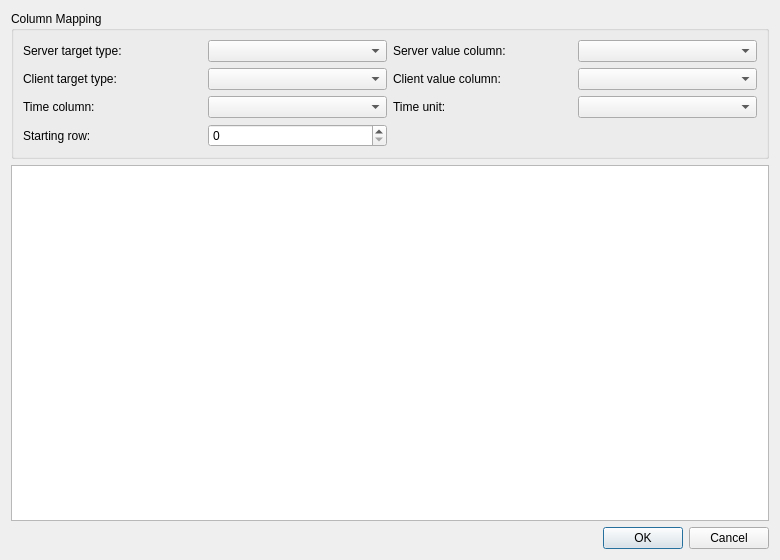
<?xml version="1.0" encoding="UTF-8"?>
<ui version="4.0">
 <class>SimulationOptionsDialog</class>
 <widget class="QDialog" name="SimulationOptionsDialog">
  <property name="geometry">
   <rect>
    <x>0</x>
    <y>0</y>
    <width>780</width>
    <height>560</height>
   </rect>
  </property>
  <property name="windowTitle">
   <string>Simulation Mapping</string>
  </property>
  <layout class="QVBoxLayout" name="verticalLayout">
   <item>
    <widget class="QGroupBox" name="groupBoxMapping">
     <property name="title">
      <string>Column Mapping</string>
     </property>
     <layout class="QGridLayout" name="gridLayoutMapping">
      <item row="0" column="0">
       <widget class="QLabel" name="labelServerTargetType">
        <property name="text">
         <string>Server target type:</string>
        </property>
       </widget>
      </item>
      <item row="0" column="1">
       <widget class="QComboBox" name="comboBoxServerTargetType"/>
      </item>
      <item row="0" column="2">
       <widget class="QLabel" name="labelServerValueColumn">
        <property name="text">
         <string>Server value column:</string>
        </property>
       </widget>
      </item>
      <item row="0" column="3">
       <widget class="QComboBox" name="comboBoxServerValueColumn"/>
      </item>
      <item row="1" column="0">
       <widget class="QLabel" name="labelClientTargetType">
        <property name="text">
         <string>Client target type:</string>
        </property>
       </widget>
      </item>
      <item row="1" column="1">
       <widget class="QComboBox" name="comboBoxClientTargetType"/>
      </item>
      <item row="1" column="2">
       <widget class="QLabel" name="labelClientValueColumn">
        <property name="text">
         <string>Client value column:</string>
        </property>
       </widget>
      </item>
      <item row="1" column="3">
       <widget class="QComboBox" name="comboBoxClientValueColumn"/>
      </item>
      <item row="2" column="0">
       <widget class="QLabel" name="labelTimeColumn">
        <property name="text">
         <string>Time column:</string>
        </property>
       </widget>
      </item>
      <item row="2" column="1">
       <widget class="QComboBox" name="comboBoxTimeColumn"/>
      </item>
      <item row="2" column="2">
       <widget class="QLabel" name="labelTimeUnit">
        <property name="text">
         <string>Time unit:</string>
        </property>
       </widget>
      </item>
      <item row="2" column="3">
       <widget class="QComboBox" name="comboBoxTimeUnit"/>
      </item>
      <item row="3" column="0">
       <widget class="QLabel" name="labelStartRow">
        <property name="text">
         <string>Starting row:</string>
        </property>
       </widget>
      </item>
      <item row="3" column="1">
       <widget class="QSpinBox" name="spinBoxStartRow"/>
      </item>
     </layout>
    </widget>
   </item>
   <item>
    <widget class="QTableWidget" name="tableWidgetCsvPreview"/>
   </item>
   <item>
    <widget class="QDialogButtonBox" name="buttonBox">
     <property name="orientation">
      <enum>Qt::Orientation::Horizontal</enum>
     </property>
     <property name="standardButtons">
      <set>QDialogButtonBox::StandardButton::Cancel|QDialogButtonBox::StandardButton::Ok</set>
     </property>
    </widget>
   </item>
  </layout>
 </widget>
 <resources/>
 <connections>
  <connection>
   <sender>buttonBox</sender>
   <signal>accepted()</signal>
   <receiver>SimulationOptionsDialog</receiver>
   <slot>accept()</slot>
   <hints>
    <hint type="sourcelabel">
     <x>248</x>
     <y>254</y>
    </hint>
    <hint type="destinationlabel">
     <x>157</x>
     <y>274</y>
    </hint>
   </hints>
  </connection>
  <connection>
   <sender>buttonBox</sender>
   <signal>rejected()</signal>
   <receiver>SimulationOptionsDialog</receiver>
   <slot>reject()</slot>
   <hints>
    <hint type="sourcelabel">
     <x>316</x>
     <y>260</y>
    </hint>
    <hint type="destinationlabel">
     <x>286</x>
     <y>274</y>
    </hint>
   </hints>
  </connection>
 </connections>
</ui>
